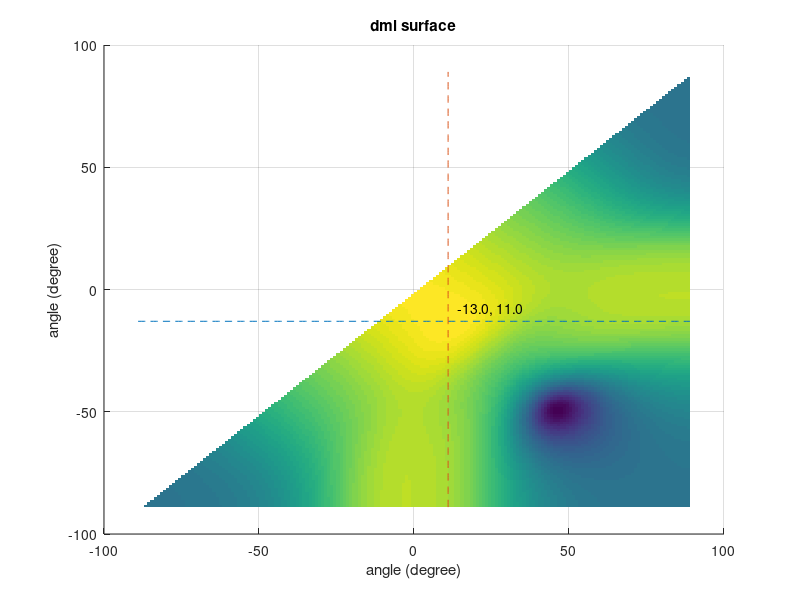

MATLAB code to generate this figure:
%-------------------------------------------------------------------------------
  %
  %  Filename       : survey_dml.m
  %  Author         : Huang Leilei
  %  Created        : 2020-05-20
  %  Description    : survey_dml
  %
%-------------------------------------------------------------------------------
  %
  %  Modified       : 2020-05-21 by HLL
  %  Description    : updated according to survey bfm
  %
%-------------------------------------------------------------------------------

%*** INIT **********************************************************************
clc;
clear;
close all;
if ~exist('dump', 'dir')
    mkdir dump
end
tic;




%*** PARAMETER *****************************************************************
 NUMB_RND         = 1;                               % number of test rounds
%NUMB_RND         = 1000;

 NUMB_SMP         = 1;                               % number of samples
 INDX_FIG         = 1;                               % index  of figure

 DATA_DIS_ANT     = 0.5 * (0:3);                     % data   of antenna's distances in lamda
%DATA_DIS_ANT     = 0.5 * [0,1,4,6];
%DATA_DIS_ANT     = 0.5 * [(0:3),(0:3)+3+1];
%DATA_DIS_ANT     = 0.5 * [[0,1,4,6],[0,1,4,6]+6+1];
 DATA_DIS_ANT     = DATA_DIS_ANT';

 DATA_COE_WIN     = ones(1, numel(DATA_DIS_ANT));    % data   of window coefficient  in "1"
%DATA_COE_WIN     = [0.5, 1, 1 ,0.5];
 DATA_COE_WIN     = DATA_COE_WIN';

%DATA_ANG_OBJ     = 0;                               % data   of objects' angles     in degree
%DATA_ANG_OBJ     = [-3, 3];
%DATA_ANG_OBJ     = [-6, 6];
 DATA_ANG_OBJ     = [-12, 12];
%DATA_ANG_OBJ     = [-24, 24];
%DATA_ANG_OBJ     = [0, 12];

 DATA_POW_OBJ     = [0, 0];                          % data   of objects' powers     in dB
 DATA_SNR         = 20;                              % data   of snr                 in dB

%DATA_DLT_ANG_TST = 0.1;                             % data   of test angles' delta  in degree
 DATA_DLT_ANG_TST = 1;

 DATA_RNG_ANG_TST = 89;                              % data   of test angles' range  in degree




%%*** DERIVED PARAMETER *********************************************************
DATA_ANG_TST     = -DATA_RNG_ANG_TST:DATA_DLT_ANG_TST:DATA_RNG_ANG_TST;
NUMB_ANT         = numel(DATA_DIS_ANT);
NUMB_OBJ         = numel(DATA_ANG_OBJ);
NUMB_ANG_TST     = numel(DATA_ANG_TST);
DATA_ANG_AMB_MAX = asin(1 / (DATA_DIS_ANT(2  ) - DATA_DIS_ANT(1)) / 2) / pi * 180;
fprintf('max non-ambiguity angle of objects is about %.2f degree\n', DATA_ANG_AMB_MAX);




%*** MAIN BODY *****************************************************************
%% prepare datP
datPTst = ones(NUMB_ANT, NUMB_ANT, NUMB_ANG_TST, NUMB_ANG_TST);
for idxAng0 = 1:NUMB_ANG_TST
    datAng0 = DATA_ANG_TST(idxAng0);
    for idxAng1 = (idxAng0+1):NUMB_ANG_TST
        datAng1 = DATA_ANG_TST(idxAng1);
        datA = [exp(1i * 2 * pi * DATA_DIS_ANT * sin(datAng0 / 180 * pi))     ...
               ,exp(1i * 2 * pi * DATA_DIS_ANT * sin(datAng1 / 180 * pi))]    ...
        ;
        datP = datA * (datA' * datA)^-1 * datA';
        datPTst(:, :, idxAng0, idxAng1) = datP;
    end
end


%% traverse
idxAngRnd = ones(2, NUMB_RND);
for idxRnd = 1:NUMB_RND
    %% prepare datSig
    datSig = 0;
    for idxObj = 1:NUMB_OBJ
        datAmp = 10^(DATA_POW_OBJ(idxObj) / 20) / 2^0.5 * DATA_COE_WIN;
        datPha = exp(-1i * 2 * pi * rand);
        %datPha = exp(-1i * 2 * pi * 0);
        datSig = datSig + datAmp .* exp(1i * 2 * pi * DATA_DIS_ANT * sin(DATA_ANG_OBJ(idxObj) / 180 * pi)) * datPha;
    end


    %% prepare datR
    datRSum = 0;
    for idxSmp = 1:NUMB_SMP
        datRTmp = awgn(datSig, DATA_SNR, 'measured');
        datRSum = datRSum + datRTmp * datRTmp';
    end
    datR = datRSum / NUMB_SMP;


    %% get best cost and index
    datPowTst = ones(NUMB_ANG_TST, NUMB_ANG_TST) * -inf;
    datPowBst = -inf;
    for idxAng0 = 1:NUMB_ANG_TST
        for idxAng1 = idxAng0+1:NUMB_ANG_TST
            datPowTmp = datPTst(:, :, idxAng0, idxAng1) * datR;
            datPow = 20 * log10(abs(trace(datPowTmp)));
            if datPow > datPowBst
                datPowBst = datPow;
                idxAngRnd(:, idxRnd) = [idxAng0, idxAng1];
            end
            datPowTst(idxAng0, idxAng1) = datPow;
        end
    end


    %% plot
    if NUMB_RND == 1
        % open figure
        figure(INDX_FIG); INDX_FIG = INDX_FIG + 1;
        % surface
        surface(DATA_ANG_TST, DATA_ANG_TST, datPowTst - max(max(datPowTst)), 'LineStyle', 'none');
        hold on;
        % peak
        datAng0 = DATA_ANG_TST(idxAngRnd(1, idxRnd));
        datAng1 = DATA_ANG_TST(idxAngRnd(2, idxRnd));
        plot(DATA_ANG_TST, ones(1, NUMB_ANG_TST) * datAng0, '--');
        plot(ones(1, NUMB_ANG_TST) * datAng1, DATA_ANG_TST, '--');
        text(datAng1 + 3, datAng0 + 5, [num2str(datAng0,'%.1f'), ', ', num2str(datAng1,'%.1f')]);
        hold off;
        % tune figure
        set(gcf, 'position', [1320, 400, 800, 650]);
        grid on;
        title('dml surface');
        xlabel('angle (degree)');
        ylabel('angle (degree)');
        % save figure
        fig = getframe(gcf);
        img = frame2im(fig);
        imwrite(img, 'dump/surface.png');
    end
end


%% analyze
if NUMB_RND > 1
    figure(INDX_FIG); INDX_FIG = INDX_FIG + 1;
    for idxObj = 1:2
        % calculate
        datAng = DATA_ANG_TST(idxAngRnd(idxObj, :));
        err = sum((datAng - DATA_ANG_OBJ(min(NUMB_OBJ, idxObj))) .^ 2) / NUMB_RND;
        % log
        fprintf('most solved angle (and averaged SSE) of object %d is %.2f (and %.2f), which should be %.2f\n', idxObj, mode(datAng), err, DATA_ANG_OBJ(min(NUMB_OBJ, idxObj)));
        % plot
        subplot(2, 1, idxObj);
        histogram(datAng, DATA_ANG_TST - 0.5 * DATA_DLT_ANG_TST);
        % tune figure
        set(gcf, 'position', [1320, 500, 1200, 400]);
        grid on;
        title(['histogram of solved angle (object ', num2str(idxObj)', ')']);
        xlabel('angle (degree)');
        ylabel('number');
        % save figure
        fig = getframe(gcf);
        img = frame2im(fig);
        imwrite(img, 'dump/histo.png');
    end
end




%% post
toc;
